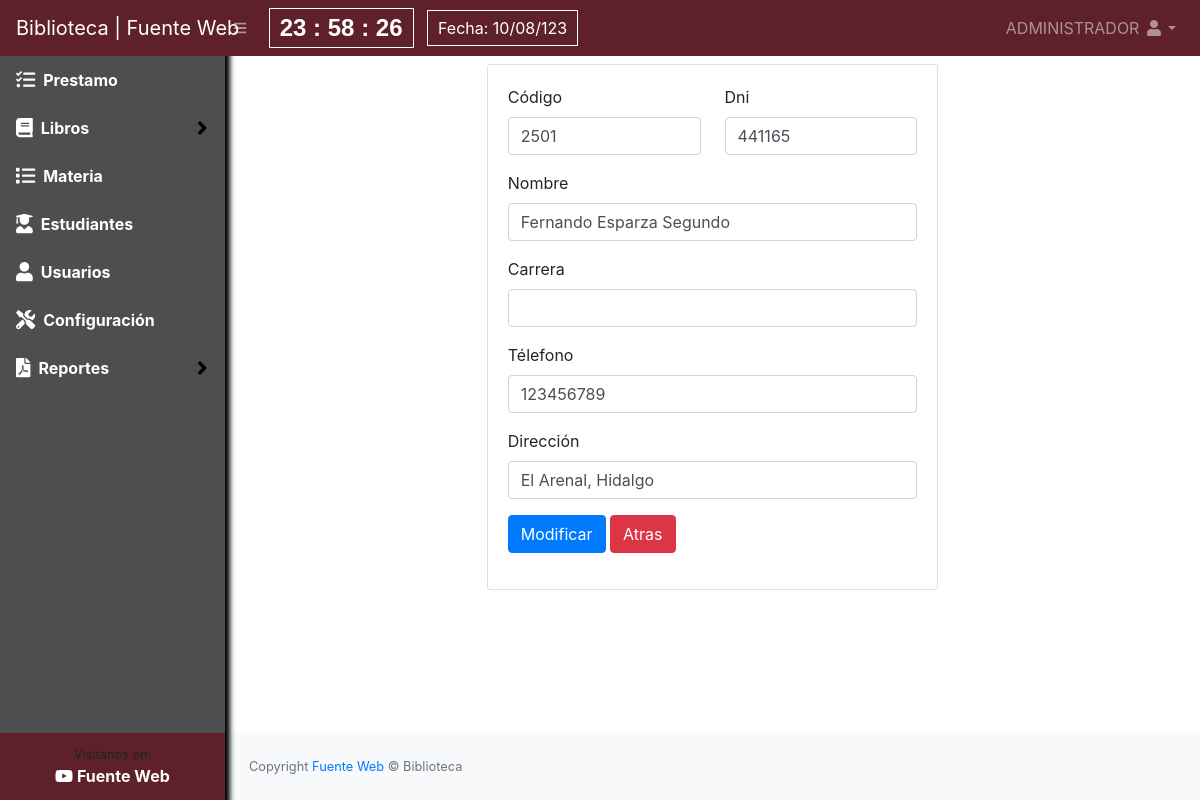
Screenshot of /estudiantes/editar?id=2 (signed in) with the database file from the repository.
### tables this page shows
CREATE TABLE `estudiante` (
  `id` int(11) NOT NULL,
  `codigo` varchar(20) NOT NULL,
  `dni` varchar(20) NOT NULL,
  `nombre` varchar(150) NOT NULL,
  `carrera` varchar(255) NOT NULL,
  `direccion` text NOT NULL,
  `telefono` varchar(15) NOT NULL,
  `estado` int(11) NOT NULL DEFAULT 1
);

### Libraries/Core/Views.php (called while the page is built)
<?php
class Views{
    function getView($controller, $view, $data="", $alert="", $config = "", $cliente = "")
    {
        $controller = get_class($controller);
        if ($controller == "Home") {
            $view = "Views/".$view.".php";
        }else{
            $view = "Views/" . $controller . "/" . $view . ".php";
        }
        require_once($view);
    }
}
?>

### index.php (called while the page is built, shortened)
<?php
require_once("Helpers/Helpers.php");
require_once("Libraries/Core/Load.php");
?>

### Helpers/Helpers.php (called while the page is built, shortened)
<?php
function base_url()
{
    return BASE_URL;
}
?>

### Libraries/Core/Mysql.php (called while the page is built, shortened)
<?php
class Mysql extends Conexion{
    private $conexion;
    function __construct()
    {
        $this->conexion = new Conexion();
        $this->conexion = $this->conexion->conect();
    }
    public function select(string $query){
        $this->strquery = $query;
        $result = $this->conexion->prepare($this->strquery);
        $result->execute();
        $data = $result->fetch(PDO::FETCH_ASSOC);
        return $data;
    }
}
?>

### Libraries/Core/Conexion.php (called while the page is built)
<?php
class Conexion{
    private $conect;
    public function __construct()
    {
      $conexion = "mysql:host=".HOST.";dbname=".BD.";.CHARSET.";
      try {
          $this->conect = new PDO($conexion, DB_USER, PASS);
          $this->conect->setAttribute(PDO::ATTR_ERRMODE, PDO::ERRMODE_EXCEPTION);
      } catch (PDOException $e) {
          $this->conect = "Error en la conexion";
          echo "Error: " . $e->getMessage();
      }
    }
    public function conect()
    {
        return $this->conect;
    }
}
?>

### Models/EstudiantesModel.php (called while the page is built, shortened)
<?php
class EstudiantesModel extends Mysql{
    public function editEstudiante(int $id)
    {
        $sql = "SELECT * FROM estudiante WHERE id = $id";
        $res = $this->select($sql);
        return $res;
    }
}
?>

### Views/estudiantes/editar.php (the view, shortened to what this page needs)
<div id="layoutSidenav_content">
    <main>
        <div class="container-fluid">
            <div class="row mt-2">
                <div class="col-lg-6 m-auto">
                    <div class="card">
                        <div class="card-body">
                            <form action="<?php echo base_url(); ?>estudiantes/modificar" method="post" enctype="multipart/form-data" autocomplete="off">
                                <div class="row">
                                    <div class="col-md-6">
                                        <div class="form-group">
                                            <label for="codigo">Código</label>
                                            <input id="codigo" class="form-control" type="text" name="codigo" value="<?php echo $data['codigo']; ?>">
                                        </div>
                                    </div>
                                    <div class="col-md-6">
                                        <div class="form-group">
                                            <label for="dni">Dni</label>
                                            <input id="dni" class="form-control" type="text" name="dni" value="<?php echo $data['dni']; ?>">
                                        </div>
                                    </div>
                                    <div class="col-md-12">
                                        <div class="form-group">
                                            <label for="nombre">Nombre</label>
                                            <input id="nombre" class="form-control" type="text" name="nombre" value="<?php echo $data['nombre']; ?>">
                                        </div>
                                    </div>
                                    <div class="col-md-12">
                                        <div class="form-group">
                                            <label for="carrera">Carrera</label>
                                            <input id="carrera" class="form-control" type="text" name="carrera" value="<?php echo $data['carrera']; ?>">
                                        </div>
                                    </div>
                                    <div class="col-md-12">
                                        <div class="form-group">
                                            <label for="telefono">Télefono</label>
                                            <input id="telefono" class="form-control" type="text" name="telefono" value="<?php echo $data['telefono']; ?>">
                                        </div>
                                    </div>
                                    <div class="col-md-12">
                                        <div class="form-group">
                                            <label for="direccion">Dirección</label>
                                            <input id="direccion" class="form-control" type="text" name="direccion" value="<?php echo $data['direccion']; ?>">
                                        </div>
                                    </div>
                                    <div class="col-md-12">
                                        <div class="form-group">
                                            <button class="btn btn-primary" type="submit">Modificar</button>
                                            <a class="btn btn-danger" href="<?php echo base_url(); ?>estudiantes">Atras</a>
                                        </div>
                                    </div>
                                </div>
                            </form>
                        </div>
                    </div>
                </div>
            </div>
        </div>
    </main>

### rows the page displays
estudiante: codigo "2501", dni "441165", nombre "Fernando Esparza Segundo", telefono "123456789", direccion "El Arenal, Hidalgo"

### other values shown
$_SESSION['nombre'] "ADMINISTRADOR"
